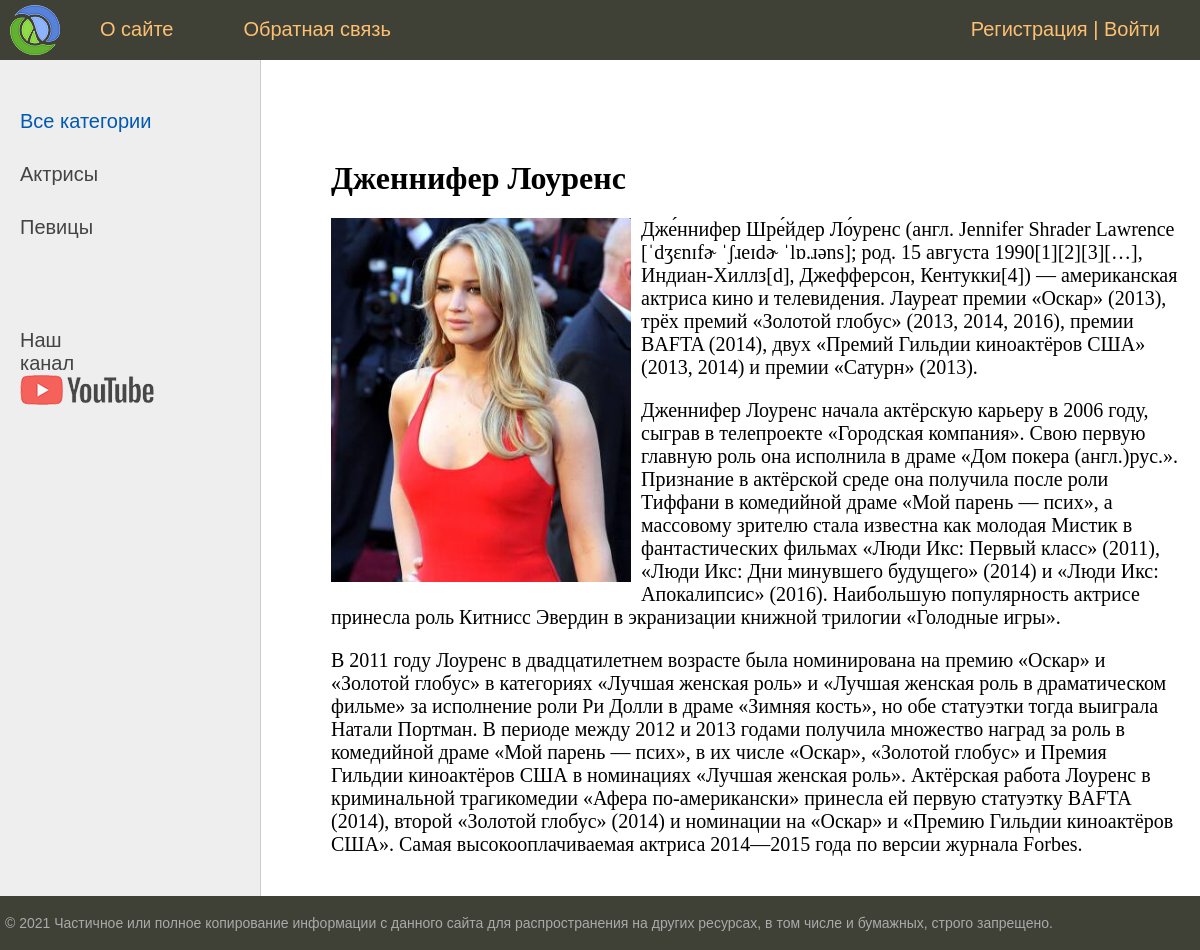
/post/dzhennifer-lourens/, run on the app's committed database.
### women/models.py (models this page shows, shortened)
class Category(models.Model):
    name = models.CharField(max_length=100, db_index=True, verbose_name='Категория')
    slug = models.SlugField(max_length=255, unique=True, db_index=True, verbose_name='URL')
    def get_absolute_url(self):
        return reverse('category', kwargs={'cat_slug': self.slug})
    class Meta:
        verbose_name = 'Категория'
        verbose_name_plural = 'Категории'
        ordering = ['id']

class Women(models.Model):
    title = models.CharField(max_length=255, verbose_name='Заголовок')
    slug = models.SlugField(max_length=255, unique=True, db_index=True, verbose_name='URL')
    content = models.TextField(blank=True, verbose_name='Текст статьи')
    photo = models.ImageField(upload_to="photos/%Y/%m/%d/", verbose_name='Фото')
    time_create = models.DateTimeField(auto_now_add=True, verbose_name='Время создания')
    time_update = models.DateTimeField(auto_now=True, verbose_name='Время изменения')
    is_published = models.BooleanField(default=True, verbose_name='Публикация')
    cat = models.ForeignKey('Category', on_delete=models.PROTECT, verbose_name='Категории')
    def __str__(self):
        return self.title
    class Meta:
        verbose_name = 'Известные женщины'
        verbose_name_plural = 'Известные женщины'
        ordering = ['id']

### women/views.py (the view)
# urls.py: path('post/<slug:post_slug>/', ShowPost.as_view(), name='post'),
class ShowPost(DataMixin, DetailView):
    model = Women
    template_name = 'women/post.html'
    slug_url_kwarg = 'post_slug'
    context_object_name = 'post'
    def get_context_data(self, **kwargs):
        context = super().get_context_data(**kwargs)
        c_def = self.get_user_context(title=context['post'])
        context = {**context, **c_def}
        return context

### women/utils.py (called while the page is built)
    def get_user_context(self, **kwargs):
        context = kwargs
        cats = Category.objects.annotate(Count('women'))
        user_menu = menu.copy()
        if not self.request.user.is_authenticated:
            user_menu.pop(1)
        context['menu'] = user_menu
        context['cats'] = cats
        if 'cat_selected' not in context:
            context['cat_selected'] = 0
        return context

### women/templates/women/post.html
{% extends 'women/base.html' %}
{% block content %}
<h1>{{post.title}}</h1>
{% if post.photo %}
<p><img class="img-article-left" src="{{post.photo.url}}"></p>
{% endif %}
{{post.content|linebreaks}}
{% endblock content %}

### women/templates/women/base.html (shortened to what this page needs)
{% load static %}
{% load women_tags %}
<!DOCTYPE html>
<html>
<head>
	<link type="text/css" href="{% static 'women/css/styles.css' %}" rel="stylesheet" />
</head>
<body>
<table class="table-page" border=0 cellpadding="0" cellspacing="0">
<tr><td valign=top>
{% block mainmenu %}
		<div class="header">
			<ul id="mainmenu" class="mainmenu">
			<li class="logo"><a href="{% url 'home' %}"><div class="logo"></div></a></li>
{% for m in menu %}
			<li><a href="{% url m.url_name %}">{{m.title}}</a></li>
{% endfor %}
				<li class="last">
			{% if request.user.is_authenticated %}
				{{ user.username }} | <a href="{% url 'logout' %}">Выйти</a>
			{% else %}
				<a href="{% url 'register' %}">Регистрация</a> | <a href="{% url 'login' %}">Войти</a>
			{% endif %}
				</li>
			</ul>
		</div>
{% endblock mainmenu %}
<table class="table-content" border=0 cellpadding="0" cellspacing="0">
<tr>
	<td valign="top" class="left-chapters">
	<ul id="leftchapters">
{% if cat_selected == 0 %}
		<li class="selected">Все категории</li>
{% else %}
		<li><a href="{% url 'home' %}">Все категории</a></li>
{% endif %}
{% for c in cats %}
{% if c.women__count > 0 %}
	{% if c.pk == cat_selected %}
		<li class="selected">{{ c.name }}</li>
	{% else %}
		<li><a href="{{ c.get_absolute_url }}">{{ c.name }}</li>
	{% endif %}
{% endif %}
{% endfor %}
		<li class="share">
		<p>Наш канал</p>
		<a class="share-yt" href="https://www.youtube.com/channel/UClJzWfGWuGJL2t-3dYKcHTA/playlists" target="_blank" rel="nofollow"></a>
		</li>
	</ul>
</td>
<td valign="top" class="content">
	<div class="content-text">
{% block content %}
{% endblock content %}
	</div>
</td></tr></table>
</td></tr>
<tr><td valign=top>
	<div id="footer">
		<p>&copy; 2021 Частичное или полное копирование информации с данного сайта для распространения на других ресурсах, в том числе и бумажных, строго запрещено.</p>
	</div>
</td></tr></table>
</body>
</html>

### women/static/women/css/styles.css (style rules this page uses)
html, body { font-family: 'Arial'; margin: 0; padding: 0; height: 100%; width: 100%; color: #444; }
a { color: #0059b2; text-decoration: none; }
img { max-width: 600px; height: auto; }
img.img-article-left { max-width: 300px; height: auto; float: left; padding: 0 10px 10px 0; }
.table-page { width: 100%; height: 100%; vertical-align: top; }
.table-page tr { height: 100%; }
.header { background: #3F4137; height: 60px; }
.logo { background: url('../images/logo.png') no-repeat 10px 5px; width: 70px; height: 60px; }
ul.mainmenu { list-style: none; margin: 0; padding: 0; height: 60px; color: #fdc073; font-size: 20px; overflow: hidden; }
ul.mainmenu li { float: left; margin: 18px 40px 0 30px; }
ul.mainmenu li.logo { margin: 0; }
ul.mainmenu li.last { float: right; }
ul.mainmenu li a { color: #fdc073; text-decoration: none; }
.table-content { width: 100%; min-height: 100%; height: 100%; }
.left-chapters { margin: 0; background: #eee; border-right: 1px solid #ccc; min-height: 100%; }
.left-chapters ul { width: 230px; min-height: 100%; margin: 0; padding: 20px 10px 10px 20px; list-style: none; font-size: 20px; }
.left-chapters ul li { margin: 30px 0 0 0; color: #999; }
.left-chapters ul li.selected { color: #0059b2; }
.left-chapters ul li a { color: #444; text-decoration: none; }
.left-chapters ul li.share { margin: 60px 0 0 0; }
.left-chapters ul li.share p { margin: 30px 0 30px 0; }
.left-chapters ul li.share a { display: inline-block; width: 40px; height: 40px; margin: 0 20px 0 0; }
.left-chapters ul li.share a.share-yt { width: 100%; height: 30px; background: url('../images/share_yt.png') no-repeat 0 0 }
.content { padding: 40px 20px 20px 40px; width: 100%; box-sizing: border-box; }
.content-text { margin: 60px 0 0 30px; color: #000; font-size: 20px; font-family: Yandex Sans Display Light; }
.content-text h1 { font-size: 32px; }
#footer { box-sizing: border-box; background: #3F4137; padding: 5px; color: #aaa; font-size: 14px; font-family: Verdana, Geneva, Arial, Helvetica; text-align: left; overflow: hidden; }

### data on the page
Category: name "Актрисы"
Category: name "Певицы"
Women: title "Дженнифер Лоуренс", photo (picture), content "Дже́ннифер Шре́йдер Ло́уренс (англ. Jennifer Shrader Lawrence [ˈdʒɛnɪfɚ ˈʃɹeɪdɚ ˈlɒ.ɹəns]; род. 15 августа 1990[1][2][3][…], Индиан-Хиллз[d], Джефферсон, Кентукки[4]) — американская актриса кино и телевидения. Лауреат премии «Оскар» (2013), трёх премий «Золотой глобус» (2013, 2014, 2016), премии BAFTA (2014), двух «Премий Гильдии киноактёров США» (2013, 2014) и премии «Сатурн» (2013). Дженнифер Лоуренс начала актёрскую карьеру в 2006 году, сыграв в телепроекте «Городская компания». Свою первую главную роль она исполнила в драме «Дом покера (англ.)рус.». Признание в актёрской среде она получила после роли Тиффани в комедийной драме «Мой парень — псих», а массовому зрителю стала известна как…"

### other printed values
{{ m.title }} "О сайте" "Обратная связь"
